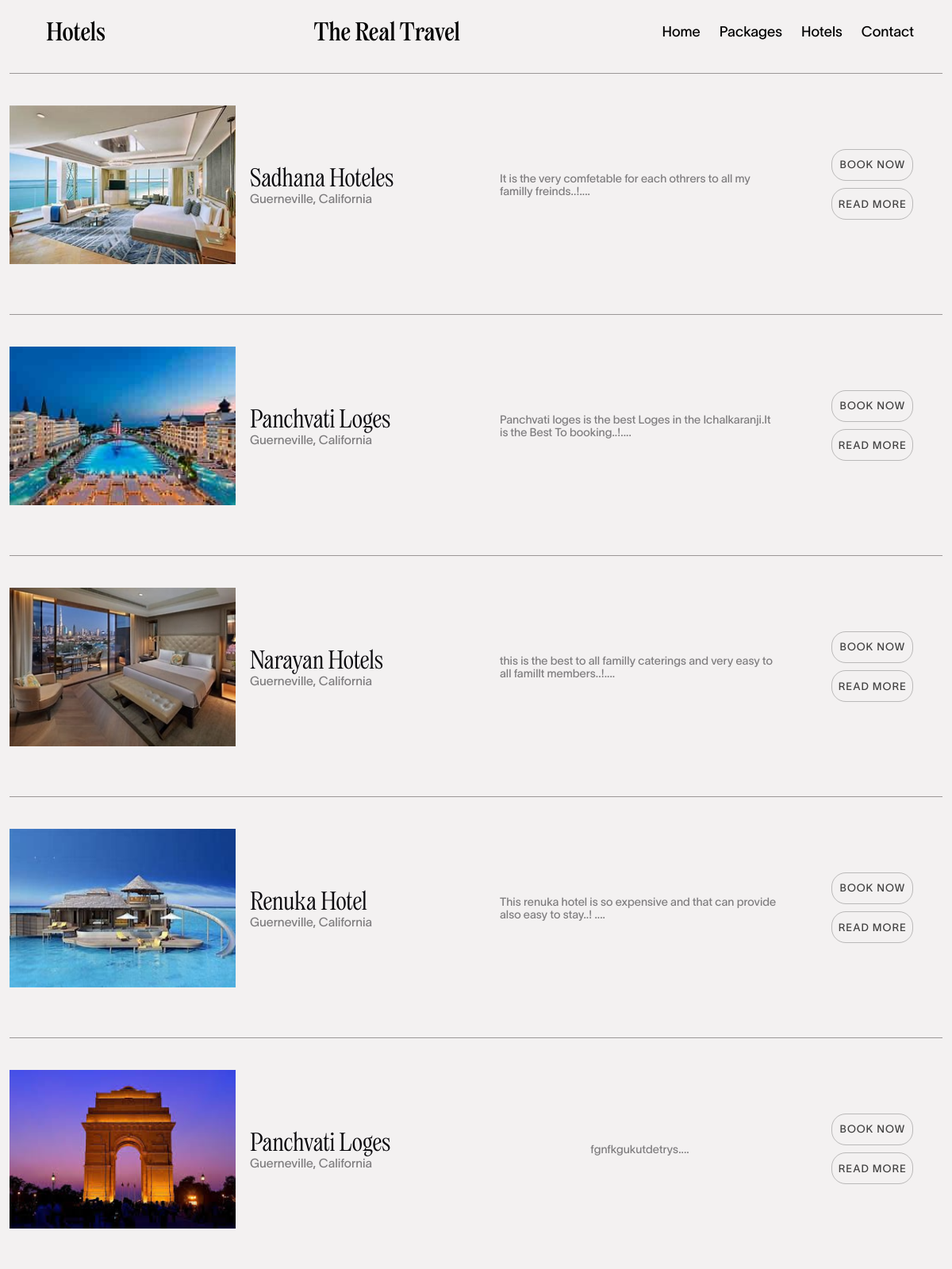
Page /Lakshadweep/hotellist.php on the earlier database version.
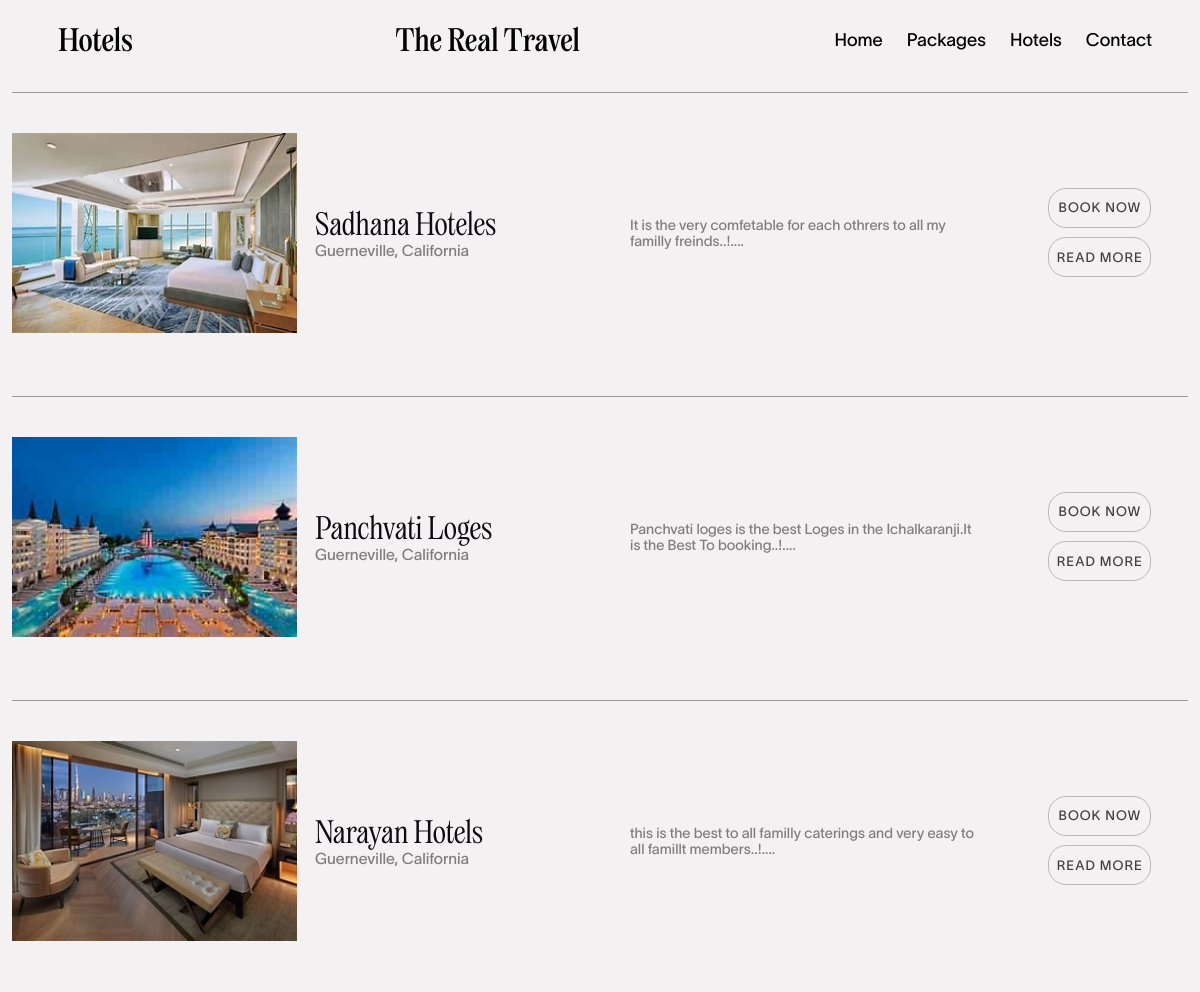
Same page on the later database version.
### tables this page shows
CREATE TABLE `create_hotel` (
  `Hotel_Id` int(100) NOT NULL,
  `Hotel_Name` varchar(100) NOT NULL,
  `Hotel_Address` varchar(100) NOT NULL,
  `PhoneNo` varchar(20) NOT NULL,
  `email` varchar(100) NOT NULL,
  `NumberOfRooms` varchar(100) NOT NULL,
  `PriceOfRoom` int(100) NOT NULL,
  `amenities` varchar(500) NOT NULL,
  `Hotel_Image` varchar(200) NOT NULL
);

### Lakshadweep/hotellist.php (the view, shortened to what this page needs)
<?php
include("../config/feedback.php");
$sql = "select * from create_hotel ";
$result = $conn->query($sql);
?>
<!DOCTYPE html>
<html lang="en">
<head>
    <link rel="stylesheet" href="https://cdn.jsdelivr.net/npm/locomotive-scroll@3.5.4/dist/locomotive-scroll.css" />
    <link rel="stylesheet" href="../Authentication/pwd_update.css">
</head>
<body>
    <div class="page1">
        <div class="nav">
            <div class="nav-part1">
                <h2>hotels</h2>
            </div>
            <h1>the real travel</h1>
            <div class="nav-part2">
                <h3><a href="../other/homepage.php">Home</a></h3>
                <h3><a href="tourlist.php">Packages</a></h3>
                <h3><a href="hotellist.php">Hotels</a></h3>
                <h3><a href="#contact">Contact</a></h3>
            </div>
        </div>
        <?php
        if ($result->num_rows > 0) {
            while ($row = mysqli_fetch_assoc($result)) {
        ?>
                <div class="middle4">
                    <div class="booking">
                        <div class="booking1">
                            <div class="book-part1">
                                <img src="<?php echo $row['Hotel_Image']; ?>" alt="img">
                            </div>
                            <div class="book-part2">
                                <h2><?php echo $row['Hotel_Name']; ?></h2>
                                <h4>Guerneville, California</h4>
                            </div>
                        </div>
                        <div class="booking2">
                            <div class="book-part3">
                                <h5><?php echo $row['amenities']; ?>....</h5>
                            </div>
                            <div class="book-part4">
                                <button><a href="hotel_form.php?id=<?php echo $row['Hotel_Id']; ?>">Book Now</a></button>
                                <button><a href="../book_files/book_hotel.php?id=<?php echo $row['Hotel_Id']; ?>">read more</a></button>
                            </div>
                        </div>
                    </div>
                </div>
        <?php
            }
        }
        ?>
    </div>
</body>
</html>

Differences in the rows shown:
removed create_hotel: Hotel_Image (picture), Hotel_Name "Renuka Hotel", amenities "This renuka hotel is so expensive and that can provide also easy to stay..!"
removed create_hotel: Hotel_Image (picture), Hotel_Name "Panchvati Loges", amenities "fgnfkgukutdetrys"
